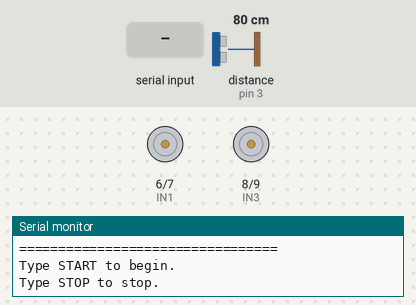
Bench run of a sketch on a simulated Arduino Uno, built with avr-gcc and run on an emulated ATmega328P. Shown: motor-driver pin pairs drawn as motors (green arrow = first pin HIGH = forward, orange = second pin HIGH = backward, longer = more drive, scaled by the enable pin), the last lines printed to the serial monitor. Inputs (shaded band) come from the test bench; at power-on: distance to the obstacle (sensor on pin 3) 80 cm. The echo pulse lasts 58.3 µs per cm.

Above: at 1.2 s.
1.3 s: "START\n" received over Serial
At 2.1 s:
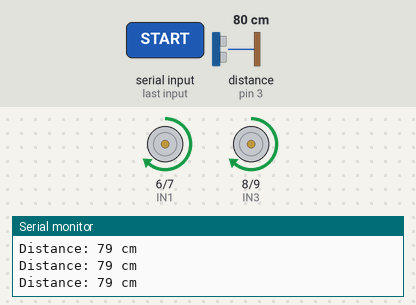
2.8 s: distance to the obstacle (sensor on pin 3) set to 24 cm
4.3 s: distance to the obstacle (sensor on pin 3) set to 20 cm
At 4.8 s:
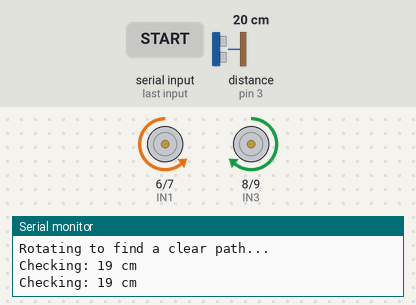
6.0 s: "STOP\n" received over Serial
At 7.0 s:
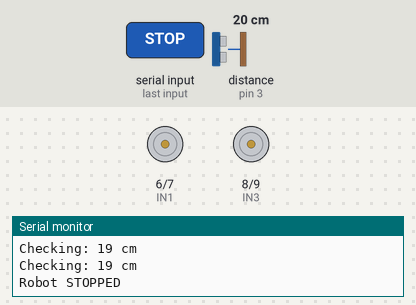
Timing chart, 0 to 9.0 s (numbered marks = the images above; inputs shaded):
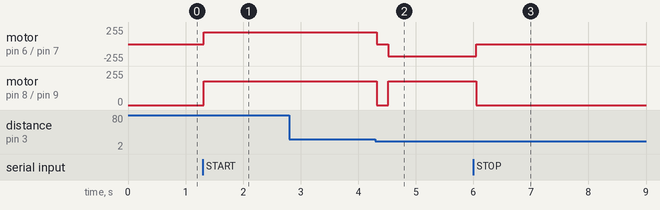

Measured:
- the behaviour switches between 22 and 21 cm on distance to the obstacle (sensor on pin 3) (found by bisection; images 1 and 2)
- after the input at 1.3 s, motor on pin 6 (IN1) / pin 7 (IN2), motor on pin 8 (IN3) / pin 9 (IN4): stopped → forward 180/255 at once
- after the input at 4.3 s, motor on pin 6 (IN1) / pin 7 (IN2): forward 180/255 → stopped at once, → backward 180/255 0.20 s later; motor on pin 8 (IN3) / pin 9 (IN4): forward 180/255 → stopped at once, → forward 180/255 0.20 s later
- after the input at 6.0 s, motor on pin 6 (IN1) / pin 7 (IN2): backward 180/255 → stopped after 0.05 s; motor on pin 8 (IN3) / pin 9 (IN4): forward 180/255 → stopped after 0.05 s

The sketch:

Obstacle-Avoiding-Robot.ino
```cpp
// =====================================================
// Arduino Obstacle Avoiding Car
// Arduino Uno + Ultrasonic Sensor + Motor Driver
// =====================================================

// ---------------- MOTOR DRIVER PINS ----------------

// Left motor
#define ENA 5
#define IN1 6
#define IN2 7

// Right motor
#define ENB 10
#define IN3 8
#define IN4 9

// ---------------- ULTRASONIC SENSOR ----------------

#define TRIG_PIN 2
#define ECHO_PIN 3

// ---------------- SETTINGS ----------------

#define MOTOR_SPEED 180
#define OBSTACLE_DISTANCE 20

bool robotRunning = false;


// =====================================================
// SETUP
// =====================================================

void setup() {

  Serial.begin(9600);

  // Motor pins
  pinMode(ENA, OUTPUT);
  pinMode(IN1, OUTPUT);
  pinMode(IN2, OUTPUT);

  pinMode(ENB, OUTPUT);
  pinMode(IN3, OUTPUT);
  pinMode(IN4, OUTPUT);

  // Ultrasonic sensor
  pinMode(TRIG_PIN, OUTPUT);
  pinMode(ECHO_PIN, INPUT);

  // Make sure motors are stopped
  stopCar();

  Serial.println("=================================");
  Serial.println(" Arduino Obstacle Avoiding Car");
  Serial.println("=================================");
  Serial.println("Type START to begin.");
  Serial.println("Type STOP to stop.");
}


// =====================================================
// MAIN LOOP
// =====================================================

void loop() {

  // Check Serial commands
  checkSerialCommand();

  // Do nothing until START is received
  if (!robotRunning) {
    stopCar();
    return;
  }

  // Measure distance
  long distance = getDistance();

  Serial.print("Distance: ");
  Serial.print(distance);
  Serial.println(" cm");

  // Check obstacle
  if (distance <= OBSTACLE_DISTANCE) {

    Serial.println("Obstacle detected!");

    stopCar();
    delay(200);

    // Rotate until path becomes clear
    rotateUntilClear();

  }
  else {

    // Path is clear
    moveForward();
  }

  delay(50);
}


// =====================================================
// SERIAL COMMAND FUNCTION
// =====================================================

void checkSerialCommand() {

  if (Serial.available() > 0) {

    String command = Serial.readStringUntil('\n');

    command.trim();
    command.toUpperCase();

    if (command == "START") {

      robotRunning = true;

      Serial.println();
      Serial.println("Robot STARTED");
      Serial.println();

    }

    else if (command == "STOP") {

      robotRunning = false;

      stopCar();

      Serial.println();
      Serial.println("Robot STOPPED");
      Serial.println();

    }

    else {

      Serial.println("Unknown command.");
      Serial.println("Use START or STOP.");
    }
  }
}


// =====================================================
// ULTRASONIC DISTANCE
// =====================================================

long getDistance() {

  // Clear trigger
  digitalWrite(TRIG_PIN, LOW);
  delayMicroseconds(2);

  // Send ultrasonic pulse
  digitalWrite(TRIG_PIN, HIGH);
  delayMicroseconds(10);
  digitalWrite(TRIG_PIN, LOW);

  // Read echo
  long duration = pulseIn(ECHO_PIN, HIGH, 30000);

  // If no echo is received
  if (duration == 0) {
    return 400;
  }

  // Convert time to distance
  long distance = duration * 0.0343 / 2;

  return distance;
}


// =====================================================
// MOVE FORWARD
// =====================================================

void moveForward() {

  // Left motor forward
  digitalWrite(IN1, HIGH);
  digitalWrite(IN2, LOW);

  // Right motor forward
  digitalWrite(IN3, HIGH);
  digitalWrite(IN4, LOW);

  analogWrite(ENA, MOTOR_SPEED);
  analogWrite(ENB, MOTOR_SPEED);
}


// =====================================================
// STOP CAR
// =====================================================

void stopCar() {

  digitalWrite(IN1, LOW);
  digitalWrite(IN2, LOW);

  digitalWrite(IN3, LOW);
  digitalWrite(IN4, LOW);

  analogWrite(ENA, 0);
  analogWrite(ENB, 0);
}


// =====================================================
// ROTATE LEFT
// =====================================================

void rotateLeft() {

  // Left motor backward
  digitalWrite(IN1, LOW);
  digitalWrite(IN2, HIGH);

  // Right motor forward
  digitalWrite(IN3, HIGH);
  digitalWrite(IN4, LOW);

  analogWrite(ENA, MOTOR_SPEED);
  analogWrite(ENB, MOTOR_SPEED);
}


// =====================================================
// ROTATE UNTIL PATH IS CLEAR
// =====================================================

void rotateUntilClear() {

  Serial.println("Rotating to find a clear path...");

  while (robotRunning) {

    // Rotate
    rotateLeft();

    delay(100);

    // Check distance
    long distance = getDistance();

    Serial.print("Checking: ");
    Serial.print(distance);
    Serial.println(" cm");

    // Stop rotating when path is clear
    if (distance > OBSTACLE_DISTANCE) {

      stopCar();

      Serial.println("Clear path found!");

      delay(200);

      break;
    }

    // Check if STOP was received
    checkSerialCommand();
  }
}
```
